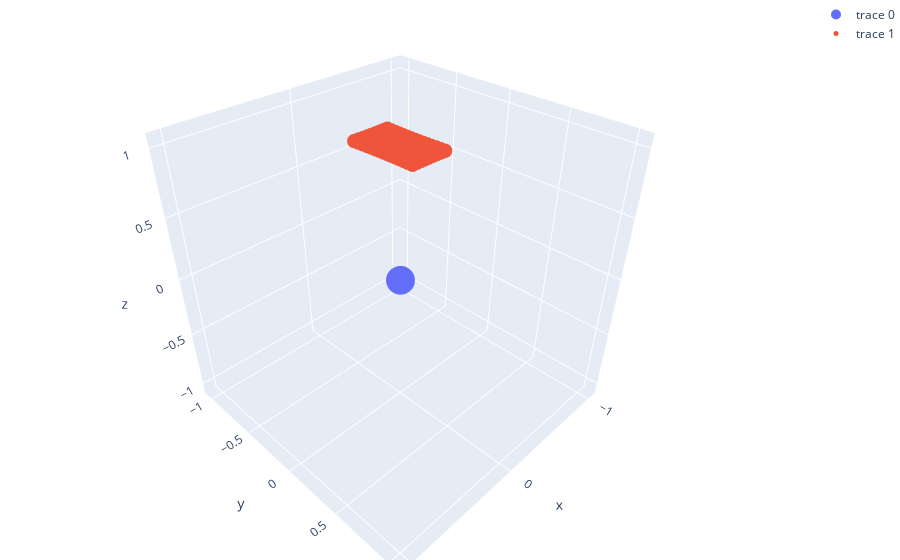

Notebook code for this chart:
### Code cell
go.Figure(data=[
    go.Scatter3d(
        x=[0],
        y=[0],
        z=[0],
        mode='markers',
        marker={
            'size': 10,
            'opacity': 1.0,
        }
    ),
    go.Scatter3d(
        x=rpx,
        y=rpy,
        z=rpz,
        mode='markers',
        marker={
            'size': 5,
            'opacity': 1.0,
        }
    ),
], layout=go.Layout(
    margin={'l': 0, 'r': 0, 'b': 0, 't': 0},
    scene=dict(
        aspectmode="cube",
        xaxis=dict(range=[-1.1, 1.1]),  # Set x-axis range
        yaxis=dict(range=[-1.1, 1.1]),  # Set y-axis range
        zaxis=dict(range=[-1.1, 1.1])   # Set z-axis range
    )
))

### Figure 1 — Plotly figure (JSON) as saved in the notebook; plotly's stock layout.template omitted (floating-point values rounded to 4 significant figures; data arrays with more than 128 entries replaced by an {"elided": "..."} marker saying what was removed)
{"data": [{"marker": {"opacity": 1, "size": 10}, "mode": "markers", "type": "scatter3d", "x": [0], "y": [0], "z": [0]}, {"marker": {"opacity": 1, "size": 5}, "mode": "markers", "type": "scatter3d", "x": {"elided": "135 float values"}, "y": {"elided": "135 float values"}, "z": {"elided": "135 float values"}}], "layout": {"margin": {"b": 0, "l": 0, "r": 0, "t": 0}, "scene": {"aspectmode": "cube", "xaxis": {"range": [-1.1, 1.1]}, "yaxis": {"range": [-1.1, 1.1]}, "zaxis": {"range": [-1.1, 1.1]}}}}
